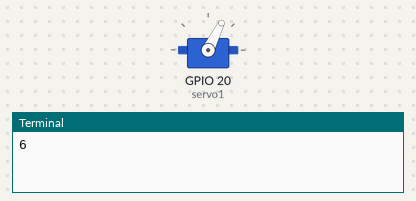
The program below on a simulated Raspberry Pi (BCM pin numbers). On the bench: servo, the last lines printed to the terminal. Servo angles are drawn from the pulse width (0.5 ms = 0°, 2.5 ms = 180°).

Above: at 0.1 s.
At 19.1 s:
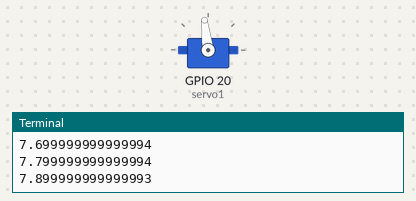
At 29.1 s:
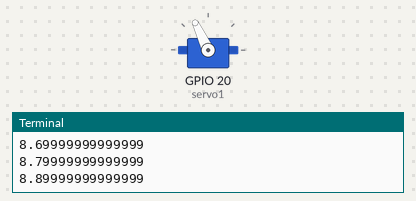
At 39.1 s:
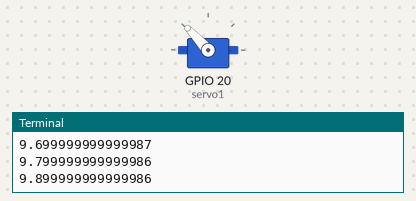
Timing chart, 0 to 40.0 s (numbered marks = the images above):
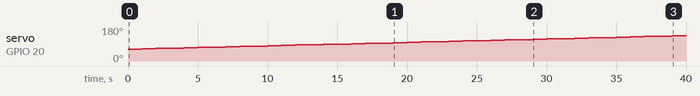

The program:

armv2.py
```python
import RPi.GPIO as rp
from time import sleep

servo1 = 20

rp.setmode(rp.BCM)
rp.setwarnings(False)

rp.setup(servo1,rp.OUT)
pwm1 = rp.PWM(servo1,50)
pwm1.start(6)
duty = 6
while True:
  pwm1.ChangeDutyCycle(duty)
  print(duty)
  duty = duty + 0.1
  if duty >= 11:
    duty = 2
  sleep(1)

pwm1.stop()
rp.cleanup()
```

Measured:
- by itself, servo on GPIO 20 (servo1): moves from 63° to 133° over 38.0 s
